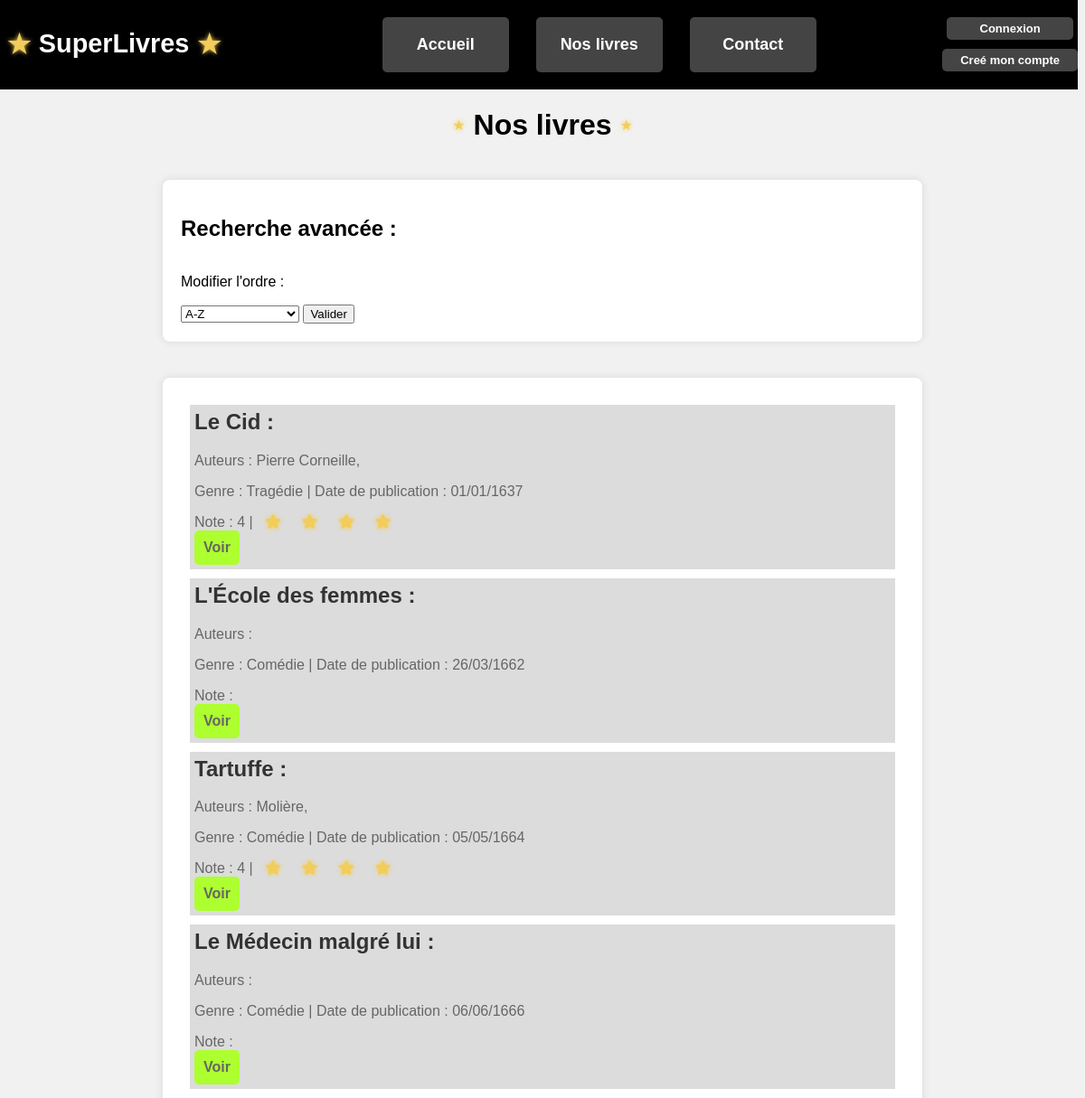
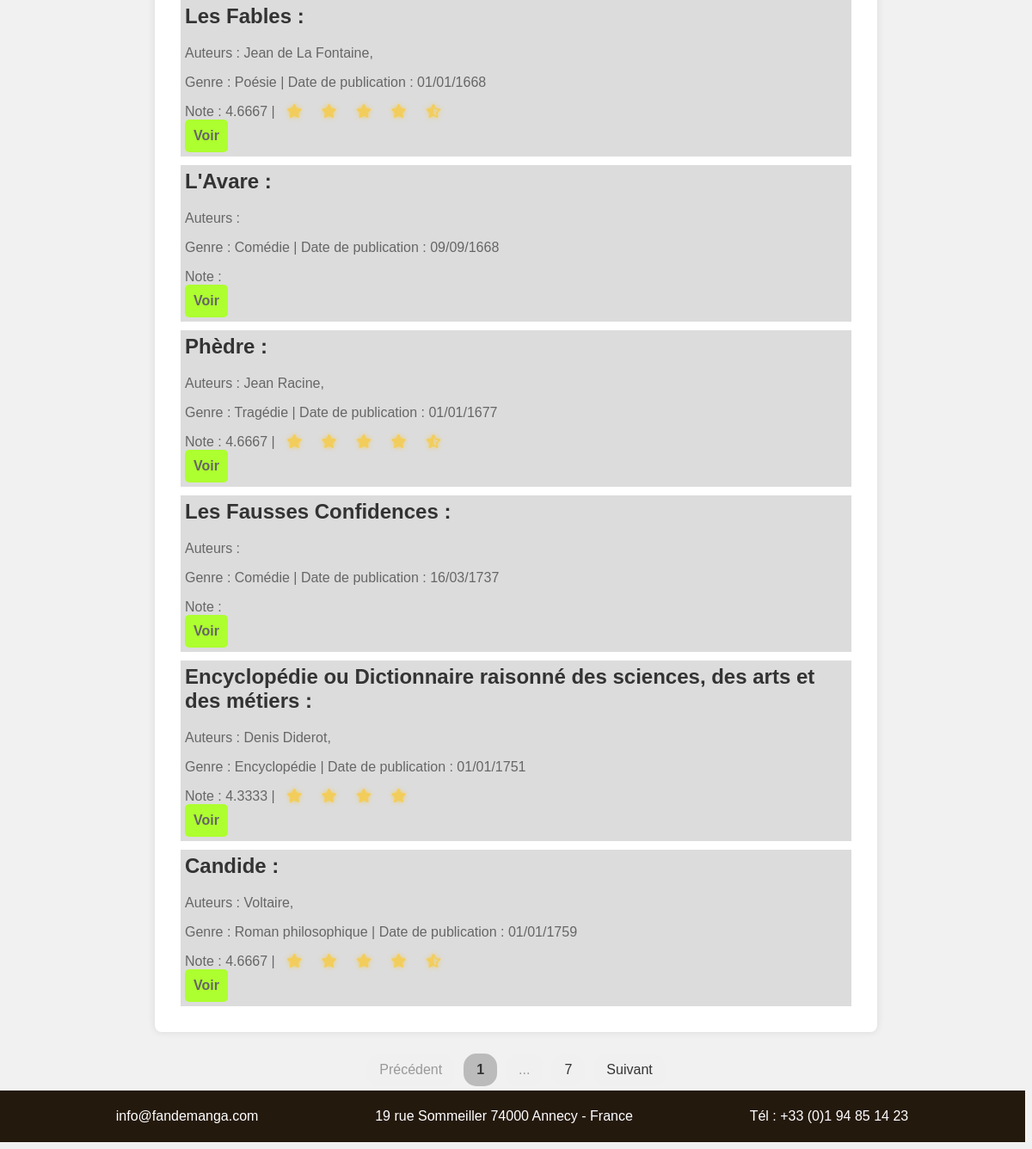
The page /Web/src/pages/books.php on the database its author committed (2 pictures, top to bottom).
### tables this page shows
CREATE TABLE Livre (
    id_livre INT AUTO_INCREMENT PRIMARY KEY,
    nom_livre VARCHAR(255) NOT NULL,
    date_de_publication DATE NOT NULL,
    genre VARCHAR(255),
    id_editeur INT,
    FOREIGN KEY (id_editeur) REFERENCES Editeur(id_editeur)
);

### Web/src/requests/table_books.php (called while the page is built, shortened)
<?php
function selectAllLivre($conn, $offset, $limit)
{
    $sql = "SELECT id_livre, nom_livre, date_de_publication, genre
             FROM Livre
             ORDER BY date_de_publication ASC
             LIMIT ? OFFSET ?";
    $stmt = mysqli_prepare($conn, $sql);
    mysqli_stmt_bind_param($stmt, "ii", $limit, $offset);
    mysqli_stmt_execute($stmt);
    $result = mysqli_stmt_get_result($stmt);
    return $result;
}
function selectCountLivre($conn)
{
    $sql = "SELECT COUNT(*) AS nb_livre FROM Livre";
    $result = mysqli_query($conn, $sql);
    if ($result) {
        $row = mysqli_fetch_assoc($result);
        return $row['nb_livre'];
    } else {
        echo "Error: " . mysqli_error($conn);
        return false;
    }
}
function selectAverageRateReview($conn, $id_livre)
{
    $res = mysqli_prepare($conn, "SELECT SUM(note) / COUNT(note) AS moyenne_note FROM avis WHERE id_livre = ?");
    mysqli_stmt_bind_param($res, "i", $id_livre);
    mysqli_stmt_execute($res);
    mysqli_stmt_bind_result($res, $moyenne_note);
    return $moyenne_note;
}
function selectAuteursByIdLivre($conn, $id_livre)
{
    $res = mysqli_prepare($conn, "SELECT nom_auteur, prenom_auteur FROM auteur JOIN ecrit AS e ON e.id_auteur = auteur.id_auteur WHERE id_livre = ?");
    mysqli_stmt_bind_param($res, "i", $id_livre);
    mysqli_stmt_execute($res);
    $auteurs = [];
    mysqli_stmt_bind_result($res, $nom_auteur, $prenom_auteur);
    while (mysqli_stmt_fetch($res)) {
        $auteurs[] = $prenom_auteur . " " . $nom_auteur;
    }
    return $auteurs;
}

### Web/src/pages/books.php (the view, shortened to what this page needs)
<!DOCTYPE html>
<html lang="fr">
<?php
require_once("./src/requests/table_books.php");
$total_records = selectCountLivre($conn);
$limit = 10;
$total_pages = ceil($total_records / $limit);
$page = isset($_GET['listbooks']) ? intval($_GET['listbooks']) : 1;
$offset = ($page - 1) * $limit;
$options = isset($_GET['options']) ? intval($_GET['options']) : 0;
?>
<head>
    <link rel="stylesheet" type="text/css" href="./src/styles/global.css">
    <link rel="stylesheet" type="text/css" href="./src/styles/books.css">
    <link rel="stylesheet" type="text/css" href="./src/components/navbar/navbar.css">
    <link rel="stylesheet" type="text/css" href="./src/components/footer/footer.css">
</head>
<body>
    <?php
    require_once("./src/components/navbar/navbar.php");
    ?>
    <div class="container">
        <div class="container-titre">
            <span class="stars">★</span>
            <h1 class="titre"> Nos livres </h1>
            <span class="stars">★</span>
        </div>
        <div class="advanced_search">
            <h2>Recherche avancée : </h2>
            <div class="pack_advanced_search">
                <form action="livres.php" method="get">
                    <p>Modifier l'ordre :</p>
                    <select name="options">
                        <?php
                        $var = ['A-Z', 'Z-A', 'Genre croissant', 'Genre décroissant', 'Date croissante', 'Date décroissante'];
                        foreach ($var as $i => $valeur) {
                            echo "<option value=\"$i\">$valeur</option>";
                        }
                        ?>
                    </select>
                    <input type="submit" value="Valider">
                </form>
            </div>
        </div>
        <div class="list_books">
            <?php
            if (selectAllLivre($conn, $offset, $limit)) {
                if (!isset($_GET["options"])) {
                    $result = selectAllLivre($conn, $offset, $limit);
                    while ($row = mysqli_fetch_array($result)) {
                        echo "<div class='info'>";
                        echo "<h2> " . $row["nom_livre"] . " : </h2>";
                        echo "<p> Auteurs : ";
                        $auteurs = selectAuteursByIdLivre($conn, $row["id_livre"]);
                        foreach ($auteurs as $auteur) {
                            echo $auteur . ", ";
                        }
                        echo "</p>";
                        echo "<p> Genre : " . $row['genre'] . "      |   Date de publication : " . DateTime::createFromFormat('Y-m-d', $row["date_de_publication"])->format('d/m/Y') . " </p>";
                        echo "<p> Note : ";
                        if (selectAverageRateReview($conn, $row["id_livre"])) {
                            $moyenneNote = floatval(selectAverageRateReview($conn, $row["id_livre"]));
                            echo $moyenneNote . " | ";
                            while ($moyenneNote >= 0.5) {
                                if ($moyenneNote >= 1) {
                                    echo " <span class= 'stars' ><i class='fa-solid fa-star'></i></span> ";
                                    $moyenneNote = $moyenneNote - 1;
                                } else if ($moyenneNote >= 0.5) {
                                    echo "<span class= 'stars'> <i class='fa-solid fa-star-half-stroke'></i></span> ";
                                    $moyenneNote = $moyenneNote - 1;
                                } else {
                                    $moyenneNote = $moyenneNote - 1;
                                }
                            }
                        } else {
                        }
                        echo "</p>";
                        echo "<a href='./livres.php?pages=books_details&id_livre=" . $row["id_livre"] . "' class='books_button'>Voir</a>";
                        echo "</div>";
                    }
                }
            }
            ?>
        </div>
        <div class="pagination">
            <?php
            if ($page > 1) {
                echo "<a href='livres.php?pages=books&options=$options &listbooks=" . ($page - 1) . " ' class='pagination_button'>Précédent</a>";
            } else {
                echo "<span class='pagination_button disabled'>Précédent</span>";
            }
            echo "<span class='pagination_button current_page'>$page</span>";
            if ($page < $total_pages) {
                if ($page < $total_pages - 1) {
                    echo "<span class='pagination_button disabled'>...</span>";
                }
                echo "<a href='livres.php?pages=books&options=$options&listbooks=$total_pages' class='pagination_button'>$total_pages</a>";
            }
            if ($page < $total_pages) {
                echo "<a href='livres.php?pages=books&options=$options&listbooks=" . ($page + 1) . "' class='pagination_button'>Suivant</a>";
            } else {
                echo "<span class='pagination_button disabled'>Suivant</span>";
            }
            ?>
        </div>
    </div>
    <?php
    require_once("./src/components/footer/footer.php");
    ?>
</body>

### Web/src/components/navbar/navbar.php
<div class="nav">
    <div class="logo">
        <span class="stars">★</span>
        <span class="name">SuperLivres</span>
        <span class="stars">★</span>
    </div>
    <div class="links">
        <a href="./livres.php?pages=welcome" class="nav-link">Accueil</a>
        <a href="./livres.php?pages=books" class="nav-link">Nos livres</a>
        <a href="./livres.php?pages=welcome" class="nav-link">Contact</a>
    </div>
    <div id="login_signin">
        <a href="./livres.php?pages=login" class="nav-link" id="login">Connexion</a>
        <a href="./livres.php?pages=register" class="nav-link" id="signin">Creé mon compte</a>
    </div>
</div>

### Web/src/components/footer/footer.php
<footer>
    <p>info@fandemanga.com</p>
    <p>19 rue Sommeiller 74000 Annecy - France</p>
    <p> Tél : +33 (0)1 94 85 14 23</p>
</footer>

### Web/src/styles/global.css (style rules this page uses)
body { font-family: 'Merriweather Sans', sans-serif; background-color: #f1f1f1; min-height: 100vh; height: 100%; }

### Web/src/styles/books.css (style rules this page uses)
.container { height:auto; width:100%; display: flex; flex-direction: column; align-items: center; }
.container-titre { display: flex; position: relative; flex-direction: row; font-weight: 250; font-size: 1rem; text-align: center; align-items: center; }
.stars { color: #f2cd5c; filter: drop-shadow(0 0 2.5px rgb(242, 205, 92)); margin-right: 9px; margin-left: 9px; }
.advanced_search { width: 800px; margin: 20px auto; padding: 20px; background-color: #fff; border-radius: 8px; box-shadow: 0 0 10px rgba(0, 0, 0, 0.1); }
.pack_advanced_search { display: flex; flex-direction: row; }
.list_books { width: 800px; margin: 20px auto; padding: 20px; background-color: #fff; border-radius: 8px; box-shadow: 0 0 10px rgba(0, 0, 0, 0.1); }
.info { margin: 10px 10px 10px 10px; padding:5px; background-color: gainsboro; }
.info h2 { margin-top: 0; color: #333; }
.info p { margin-bottom: 0; color: #666; }
.books_button { display: flex; border-radius: 5px; gap: 10px; text-decoration: none; color: #666; background-color: greenyellow; font-weight: bold; transition: all 0.3s; width : 30px; padding: 10px; }
.pagination { display: flex; position: relative; flex-direction: row; font-weight: 250; font-size: 1rem; text-align: center; align-items: center; }
.pagination_button { display: inline-block; padding: 10px 15px; margin: 5px; border-radius: 15px; background-color: #f0f0f0; text-decoration: none; color: #333; }
.pagination_button.current_page { font-weight: bold; background-color: #bbb; }
.pagination_button.disabled { pointer-events: none; color: #999; }

### Web/src/components/navbar/navbar.css (style rules this page uses)
.nav { height: 100px; width: calc(100% + 9px); background-color: rgba(0, 0, 0); display: flex; flex-direction: row; justify-content: space-between; align-items: center; color: white; margin-left: -9px; margin-top: -9px; }
.nav .stars { color: #f2cd5c; filter: drop-shadow(0 0 2.5px rgb(242, 205, 92)); margin-right: 9px; margin-left: 9px; }
.nav .logo { display: flex; position: relative; flex-direction: row; font-weight: 900; font-size: 1.8rem; text-align: center; }
.links { display: flex; flex-direction: row; align-items: center; }
.nav-link { display: block; max-width: 300px; min-width: 100px; text-align: center; color: white; text-decoration: none; padding: 20px; align-items: center; color: white; font-size: 18px; background-color: #444; border-radius: 5px; gap: 10px; margin-left: 30px; color: white; font-weight: bold; transition: all 0.3s; }
#login_signin { display: flex; flex-direction: column; align-items: center; }
#login,#signin { display: block; width: auto; min-width: 100px; text-align: center; color: white; text-decoration: none; margin: 5px 0; padding: 5px 20px; font-size: 13px; background-color: #444; border-radius: 5px; }

### Web/src/components/footer/footer.css (style rules this page uses)
footer { background-color: #24190d; color: #ffffff; height: 60px; width: 100%+9px; display: flex; align-items: center; justify-content: space-evenly; margin-left : -9px; }

### rows shown on the page
livre: nom_livre "Le Cid", auteur "Pierre Corneille", genre "Tragédie", date_de_publication "01/01/1637", moyenneNote "4"
livre: nom_livre "L'École des femmes", genre "Comédie", date_de_publication "26/03/1662"
livre: nom_livre "Tartuffe", auteur "Molière", genre "Comédie", date_de_publication "05/05/1664", moyenneNote "4"
livre: nom_livre "Le Médecin malgré lui", genre "Comédie", date_de_publication "06/06/1666"
livre: nom_livre "Les Fables", auteur "Jean de La Fontaine", genre "Poésie", date_de_publication "01/01/1668", moyenneNote "4.6667"
livre: nom_livre "L'Avare", genre "Comédie", date_de_publication "09/09/1668"
livre: nom_livre "Phèdre", auteur "Jean Racine", genre "Tragédie", date_de_publication "01/01/1677", moyenneNote "4.6667"
livre: nom_livre "Les Fausses Confidences", genre "Comédie", date_de_publication "16/03/1737"
livre: nom_livre "Encyclopédie ou Dictionnaire raisonné des sciences, des arts et des métiers", auteur "Denis Diderot", genre "Encyclopédie", date_de_publication "01/01/1751", moyenneNote "4.3333"
livre: nom_livre "Candide", auteur "Voltaire", genre "Roman philosophique", date_de_publication "01/01/1759", moyenneNote "4.6667"

### other values the page prints
$page "1"
$total_pages "7"
form field options "A-Z"
